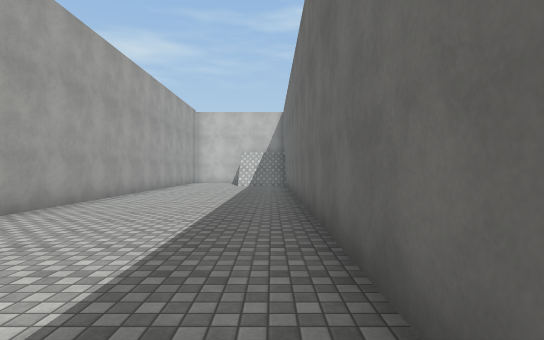
view 1 (above)

24 first-person views from a walk through a 3-D level made in the Unity game engine. The camera is 1.4 m above the floor, looks level and sees 80° across. The floor is counted in squares, 2 m on a side. Each view is taken from the middle of a square. On the plan, view 1 faces up. The plan holds only what a view shows up to about 10 squares ahead; the rest is blank. The place goes on beyond the plan. Surface patterns are stand-ins for the level's own textures.

view 2
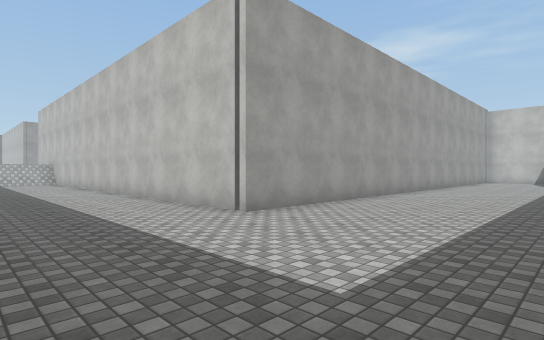

view 3
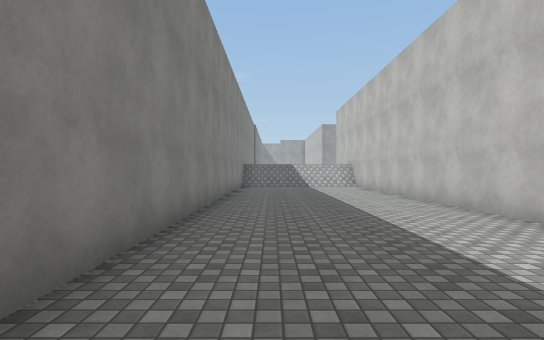

view 4
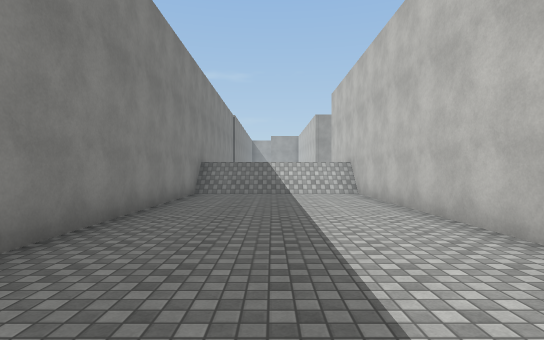

view 5
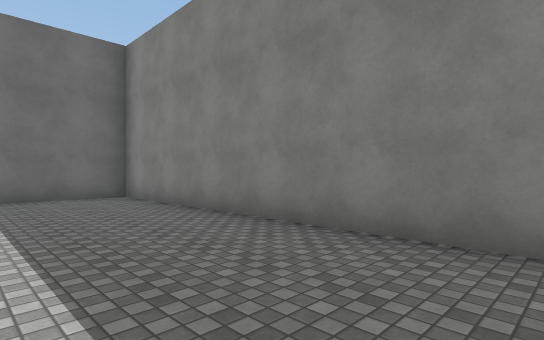

view 6
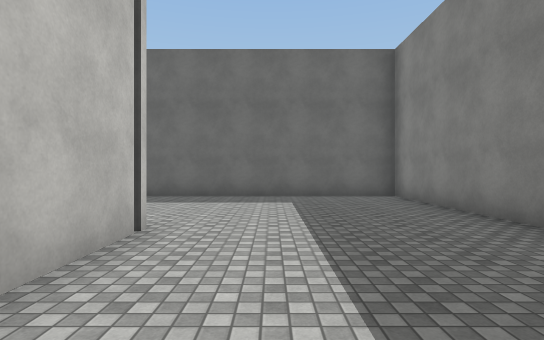

view 7
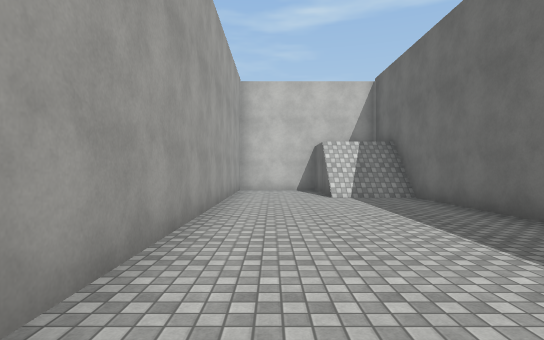

view 8
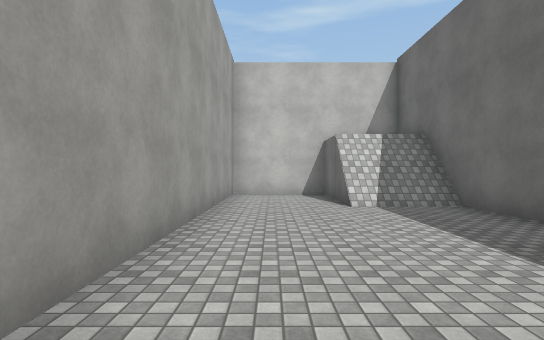

view 9
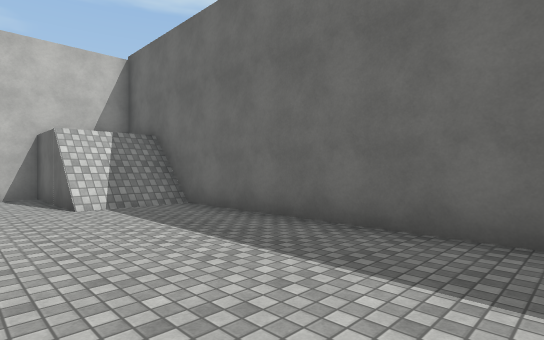

view 10
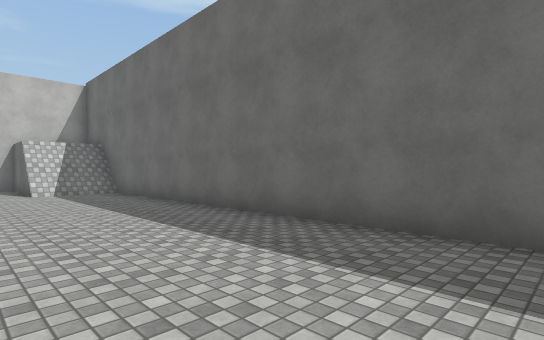

view 11
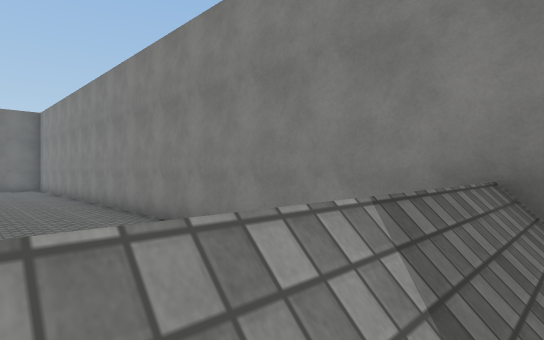

view 12
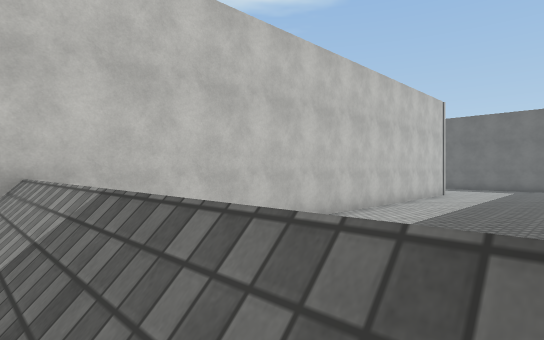

view 13
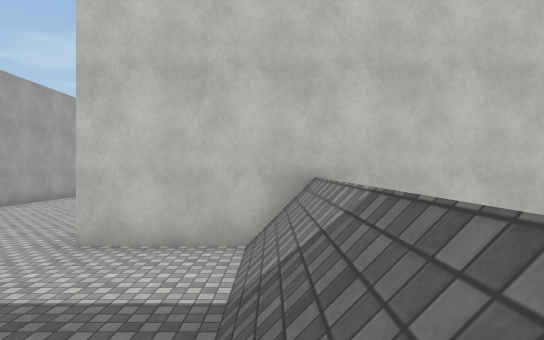

view 14
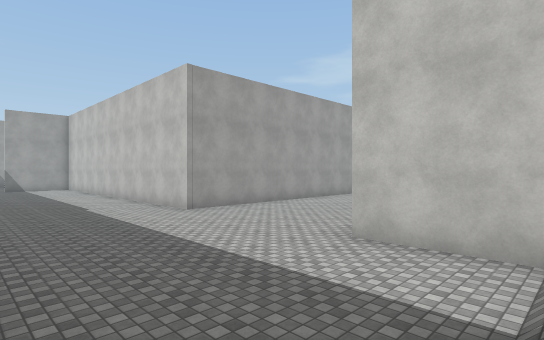

view 15
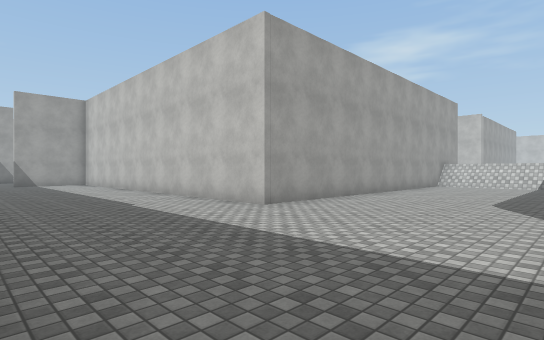

view 16
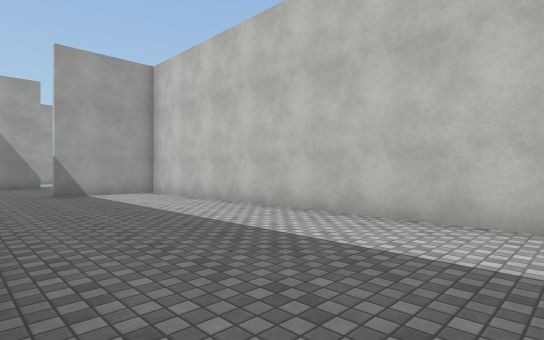

view 17
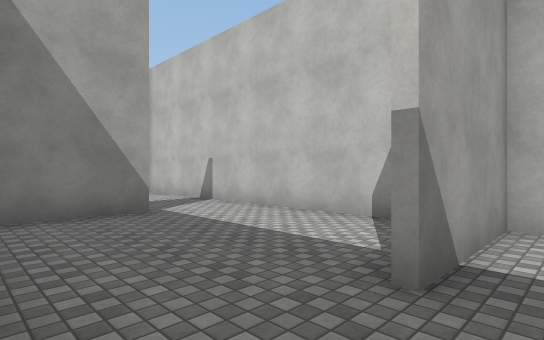

view 18
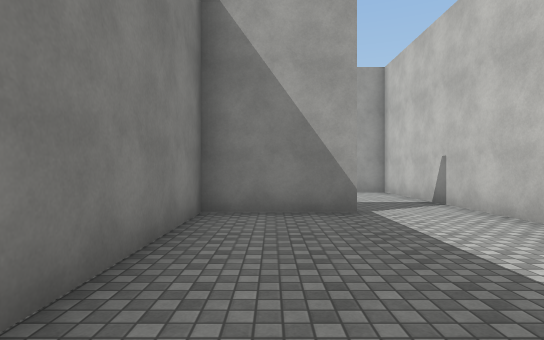

view 19
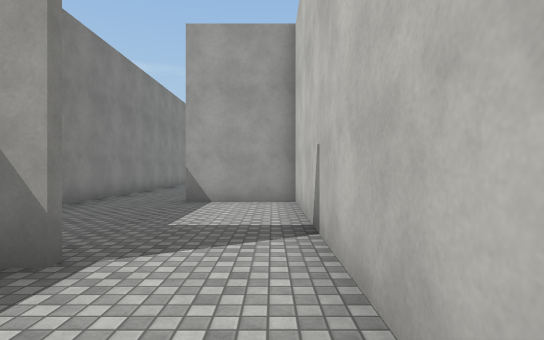

view 20
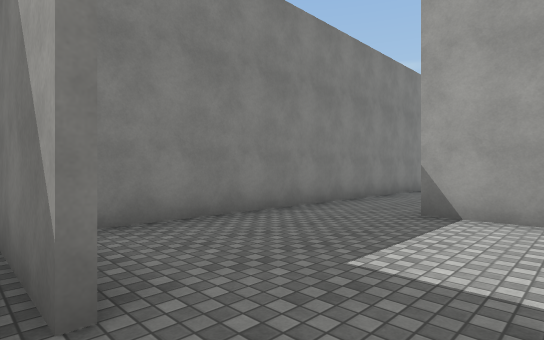

view 21
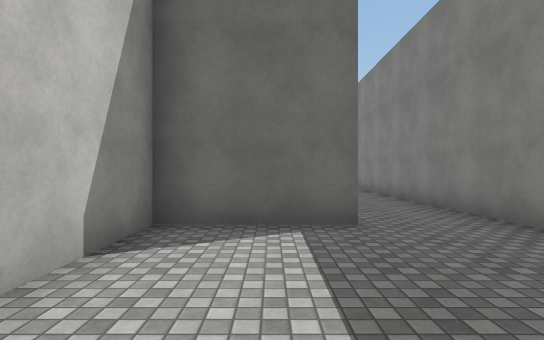

view 22
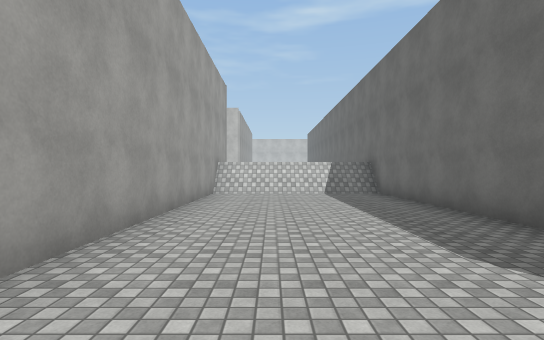

view 23
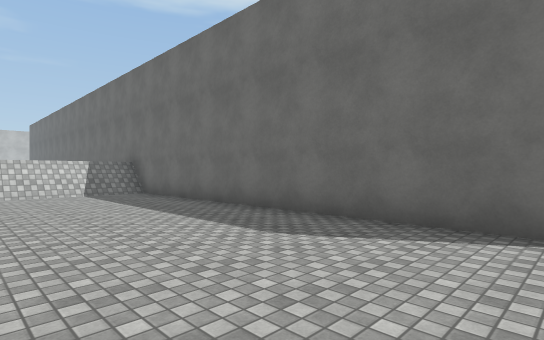

view 24
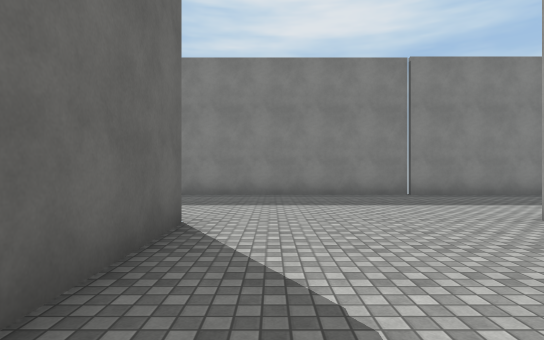

### Floor plan
Key: @ floor where view 1 was taken; # wall or solid block; . main floor; : floor 3 m higher than the main floor; / step, stairs or slope.
Columns run from 48 left of view 1 to 1 right of it. Each row starts with its distance up from view 1.
 18                                             #####
 17                                             #..  #
 16                                             #..::#
 15                                             #..//#
 14                                             #..//#
 13                                             #....#
 12                        ///                  #....#
 11                      #/////#                #....#
 10                      #.....#                #....#
  9                      #.....#                #....#
  8                      #.....#                #....#
  7                      #.....#                #....#
  6                      #.....#                #....#
  5                      #.....#                #....#
  4                      #.....#                #....#
  3                      #.....#                #....#
  2                      #.....#                #....#
  1 ######################.....##################....#
  0 #........#...................//.................@#
 -1 #........#...................//..................#
 -2 #....#...#...................//..................#
 -3 .....#.......................//..................#
 -4 .....#.......................//..................#
 -5 ##################################################

Where each view was taken, in squares from view 1:
view 1: 0 up, 0 right, facing up
view 2: 3 down, 0 right, facing up-left
view 3: 3 down, 4 left, facing left
view 4: 2 down, 8 left, facing left
view 5: 1 down, 8 left, facing down-right
view 6: 1 down, 8 left, facing right
view 7: 6 up, 3 left, facing up
view 8: 8 up, 3 left, facing up
view 9: 8 up, 3 left, facing up-right
view 10: 4 up, 3 left, facing up-right
view 11: 1 down, 19 left, facing down-right
view 12: 4 down, 19 left, facing up-right
view 13: 4 down, 19 left, facing up
view 14: 4 down, 19 left, facing up-left
view 15: 4 down, 22 left, facing up-left
view 16: 4 down, 29 left, facing up-left
view 17: 4 down, 38 left, facing up-left
view 18: 3 down, 38 left, facing left
view 19: 0 up, 41 left, facing left
view 20: 0 up, 43 left, facing down-left
view 21: 1 down, 43 left, facing right
view 22: 1 up, 25 left, facing up
view 23: 1 up, 26 left, facing up-right
view 24: 5 up, 23 left, facing down
